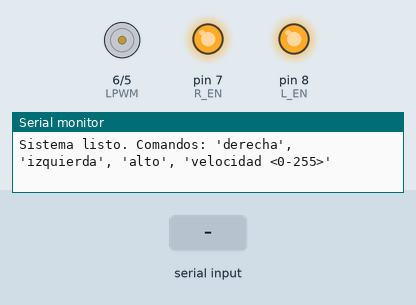
A sketch run on a simulated Arduino Uno, built with avr-gcc and run on an emulated ATmega328P. On the bench: motor-driver pin pairs drawn as motors (green arrow = first pin HIGH = forward, orange = second pin HIGH = backward, longer = more drive), output pins drawn as LEDs (lit = HIGH), the last lines printed to the serial monitor. Inputs (shaded band) come from the test bench.

Above: at 1.2 s.
1.3 s: "derecha\n" received over Serial
At 3.0 s:
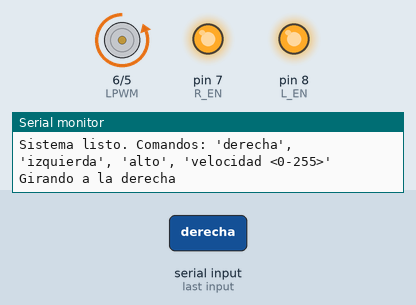
3.8 s: "izquierda\n" received over Serial
At 6.6 s:
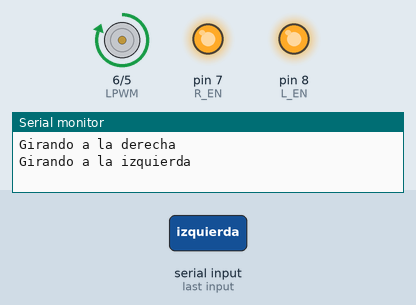
6.8 s: "alto\n" received over Serial
At 7.27 s:
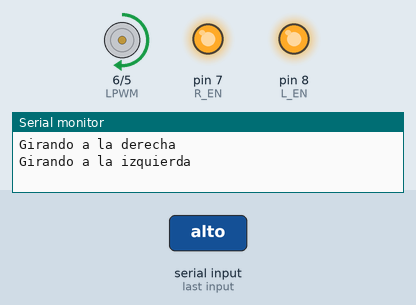
Timing chart, 0 to 9.8 s (numbered marks = the images above; inputs shaded):
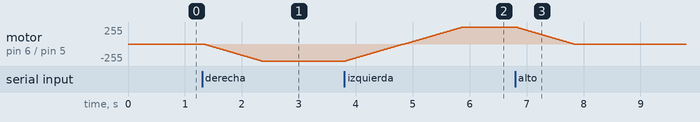

The sketch:

Inversor_giro_rampa_velocidad.ino
```cpp
#define RPWM 5
#define LPWM 6
#define R_EN 7
#define L_EN 8

const int velocidadMaximaPermitida = 255;  // Límite absoluto por seguridad
const int pasoVelocidad = 5;
const int retardoRampa = 20;

String comando = "";
String estadoActual = "alto";  // "derecha", "izquierda" o "alto"
int velocidadActual = 0;
int velocidadObjetivo = 255;   // Velocidad por defecto

void setup() {
  pinMode(RPWM, OUTPUT);
  pinMode(LPWM, OUTPUT);
  pinMode(R_EN, OUTPUT);
  pinMode(L_EN, OUTPUT);

  digitalWrite(R_EN, HIGH);
  digitalWrite(L_EN, HIGH);

  Serial.begin(115200);
  Serial.println("Sistema listo. Comandos: 'derecha', 'izquierda', 'alto', 'velocidad <0-255>'");
}

void loop() {
  if (Serial.available() > 0) {
    comando = Serial.readStringUntil('\n');
    comando.trim();

    // Control de dirección
    if (comando == "derecha" || comando == "izquierda") {
      if (comando != estadoActual) {
        desacelerar();
        estadoActual = comando;
        acelerar(estadoActual);
        Serial.print("Girando a la ");
        Serial.println(estadoActual);
      } else {
        Serial.println("Ya está en ese estado.");
      }
    }

    // Detener el motor
    else if (comando == "alto") {
      if (estadoActual != "alto") {
        desacelerar();
        estadoActual = "alto";
        Serial.println("Motor detenido");
      } else {
        Serial.println("Ya está detenido.");
      }
    }

    // Cambiar velocidad con comando: velocidad <valor>
    else if (comando.startsWith("velocidad")) {
      int nuevaVel = comando.substring(9).toInt();
      nuevaVel = constrain(nuevaVel, 0, velocidadMaximaPermitida);

      if (nuevaVel != velocidadObjetivo) {
        ajustarVelocidad(nuevaVel);
        Serial.print("Velocidad cambiada a ");
        Serial.println(nuevaVel);
      } else {
        Serial.println("La velocidad ya está en ese valor.");
      }
    }

    else {
      Serial.println("Comando no reconocido.");
    }
  }
}

void desacelerar() {
  for (int v = velocidadActual; v >= 0; v -= pasoVelocidad) {
    aplicarPWM(v, estadoActual);
    delay(retardoRampa);
  }
  aplicarPWM(0, estadoActual);
  velocidadActual = 0;
}

void acelerar(String sentido) {
  for (int v = 0; v <= velocidadObjetivo; v += pasoVelocidad) {
    aplicarPWM(v, sentido);
    delay(retardoRampa);
  }
  velocidadActual = velocidadObjetivo;
}

void ajustarVelocidad(int nuevaVelocidad) {
  if (nuevaVelocidad == velocidadActual) return;

  int paso = (nuevaVelocidad > velocidadActual) ? pasoVelocidad : -pasoVelocidad;

  for (int v = velocidadActual; v != nuevaVelocidad; v += paso) {
    aplicarPWM(v, estadoActual);
    delay(retardoRampa);
  }

  aplicarPWM(nuevaVelocidad, estadoActual);
  velocidadActual = nuevaVelocidad;
  velocidadObjetivo = nuevaVelocidad;
}

void aplicarPWM(int valorPWM, String sentido) {
  if (sentido == "derecha") {
    analogWrite(RPWM, valorPWM);
    analogWrite(LPWM, 0);
  } else if (sentido == "izquierda") {
    analogWrite(RPWM, 0);
    analogWrite(LPWM, valorPWM);
  } else {
    analogWrite(RPWM, 0);
    analogWrite(LPWM, 0);
  }
}
```

Measured:
- after the input at 1.3 s, motor on pin 6 (LPWM) / pin 5 (RPWM): moves from stopped to backward 255/255 over 1.0 s, starting at once
- after the input at 3.8 s, motor on pin 6 (LPWM) / pin 5 (RPWM): moves from backward 255/255 to forward 255/255 over 2.0 s, starting at once
- after the input at 6.8 s, motor on pin 6 (LPWM) / pin 5 (RPWM): moves from forward 255/255 to stopped over 1.0 s, starting at once
